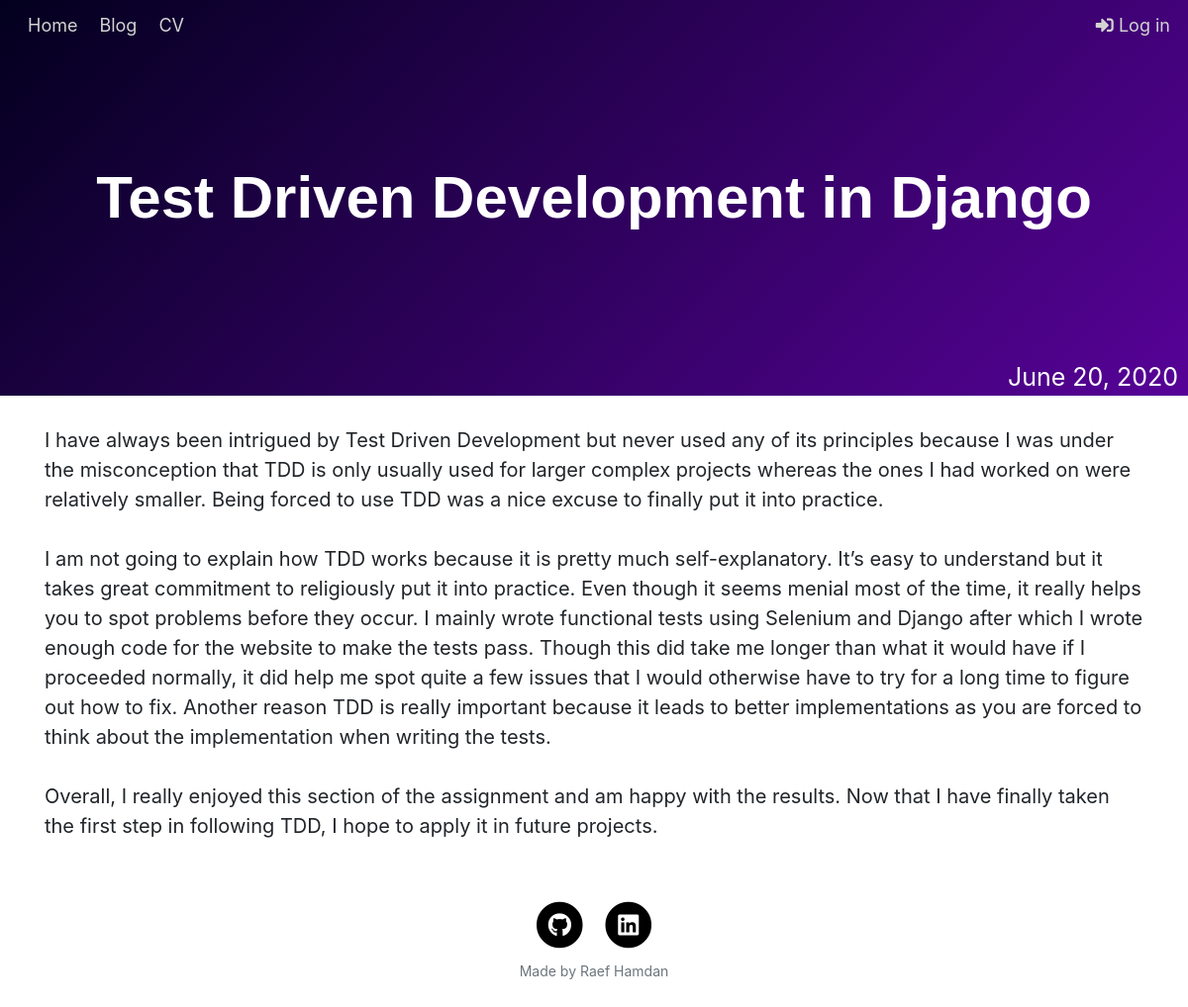
The page /post/8/ on the database its author committed.
### blog/models.py (models this page shows, shortened)
class Post(models.Model):
    author = models.ForeignKey(settings.AUTH_USER_MODEL, on_delete=models.CASCADE)
    bg = models.ImageField(upload_to="media",null=True,blank=True)
    title = models.CharField(max_length=200)
    summary = models.TextField(null=True, blank=True)
    text = models.TextField()
    date_published = models.DateField(null=True,blank=True)

### blog/views.py (the view)
# urls.py: path('post/<int:pk>/', views.blog_post, name='blog_post'),
def blog_post(request, pk):
    post = get_object_or_404(Post, pk=pk)
    return render(request, 'blog/blog_post.html', {'post': post})

### blog/templates/blog/blog_post.html (shortened to what this page needs)
{% extends 'blog/base.html' %}
{% block landing %}
{% if post.bg %}
  <div class="landing-bg" style="background:url({{ post.bg.url }}) center top">
{% else %}
  <div class="landing-blog">
{% endif %}
<center>
  <h1>{{ post.title }}</h1>
  </center>
  {% if post.date_published %}
    <div class="date-landing">{{ post.date_published }}</div>
  {% endif %}
</div>
{% endblock %}
{% block content %}
    <div class="post">
        {% autoescape off %}
        <p>{{ post.text|linebreaksbr }}</p>
        {% endautoescape %}
    </div>
{% endblock %}

### blog/static/css/blog.css (style rules this page uses)
h1, h2, h3, h4 { color: #000000; font-family: sans-serif; }
.date-landing { color: #fff; position:absolute; bottom:0; right:10px; font-size: 25px; }
.post { margin-top: 30px; margin-bottom: 30px; }
.post p { font-size: 20px; }
.landing-blog { display: flex; justify-content: center; align-items: center; position:relative; min-height: 50vh; margin: 0; color: #fff; background: linear-gradient(-45deg, #fdeff9, #ec38bc, #7303c0, #03001e); background-size: 400% 400%; animation: gradientBG 20s ease infinite; }
.landing-blog h1 { font-size: 5rem; font-family:sans-serif; font-weight: bold; color: #fff; }

### rows shown on the page
Post: title "Test Driven Development in Django", date_published "June 20, 2020", text "I have always been intrigued by Test Driven Development but never used any of its principles because I was under the misconception that TDD is only usually used for larger complex projects whereas the ones I had worked on were relatively smaller. Being forced to use TDD was a nice excuse to finally put it into practice. I am not going to explain how TDD works because it is pretty much self-explanatory. It’s easy to understand but it takes great commitment to religiously put it into practice. Even though it seems menial most of the time, it really helps you to spot problems before they occur. I mainly wrote functional tests using Selenium and Django after which I wrote enough code for the…"
